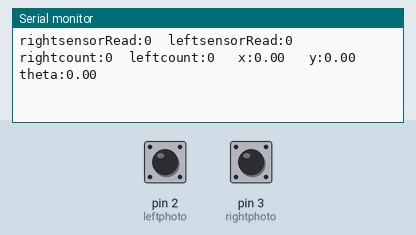
Bench run of a sketch on a simulated Arduino Uno, built with avr-gcc and run on an emulated ATmega328P. Shown: the last lines printed to the serial monitor. The test bench sets the inputs (shaded band); at power-on: pin 2 (leftphoto) LOW, pin 3 (rightphoto) LOW.

Above: at 1.2 s.
1.3 s: pin 2 (leftphoto) pulled HIGH for 0.15 s
At 2.3 s:
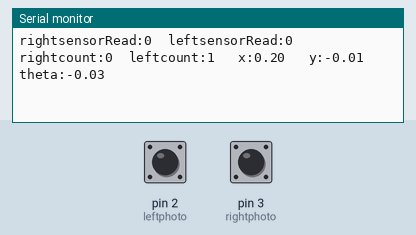
4.4 s: pin 3 (rightphoto) pulled HIGH for 0.15 s
At 4.9 s:
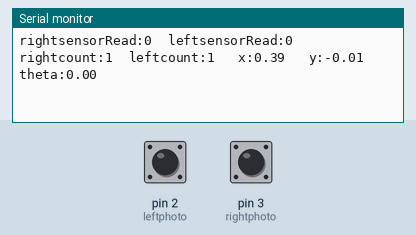
7.5 s: pin 2 (leftphoto) pulled HIGH for 1 s
At 8.6 s:
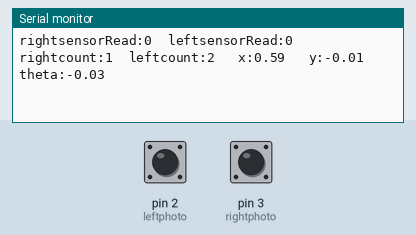
11.5 s: pin 3 (rightphoto) pulled HIGH for 1 s
At 12.2 s:
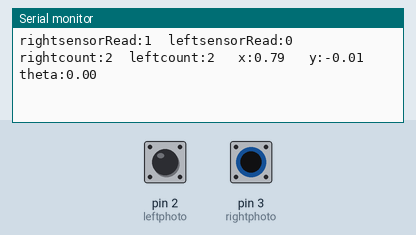
15.5 s: pin 2 (leftphoto) pulled HIGH for 0.15 s
At 16.0 s:
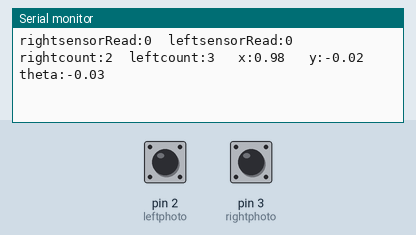
18.6 s: pin 3 (rightphoto) pulled HIGH for 0.15 s
Timing chart, 0 to 19.2 s (numbered marks = the images above; inputs shaded):
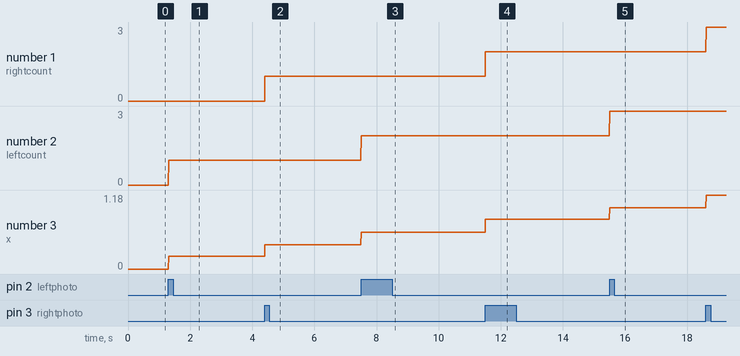

Measured:
- after the input at 1.3 s, the serial monitor: prints a new line at once (image 1)
- after the input at 4.4 s, the serial monitor: prints a new line at once (image 2)
- after the input at 7.5 s, the serial monitor: prints a new line at once (image 3)
- after the input at 11.5 s, the serial monitor: prints a new line at once (image 4)
- after the input at 15.5 s, the serial monitor: prints a new line at once (image 5)
- plotted number 2: 0 → 1 after the input at 1.3 s, 1 → 2 after the input at 7.5 s, 2 → 3 after the input at 15.5 s
- plotted number 3: 0 → 0.2 after the input at 1.3 s, 0.2 → 0.39 after the input at 4.4 s, 0.39 → 0.59 after the input at 7.5 s, 0.59 → 0.79 after the input at 11.5 s, 0.79 → 0.98 after the input at 15.5 s

The sketch:

measure_distance.ino
```cpp
#include <util/atomic.h>
#define leftphoto 2
#define rightphoto 3
volatile long leftcounti = 0;
volatile long rightcounti = 0;
float leftphi = 0;
float rightphi = 0;
float d_leftphi = 0;
float d_rightphi = 0;
float last_leftphi = 0;
float last_rightphi = 0;
float leftdisplacement = 0;
float rightdisplacement = 0;
float wheelradius = 1.5;
float wheeldistance = 14.88;
long  leftsensorRead = 0;
long  rightsensorRead = 0;
double x = 0,y = 0,theta = 0;
unsigned long right_time = 0;
unsigned long last_right_time = 0;
unsigned long left_time = 0;
unsigned long last_left_time = 0;
unsigned long time = 0;
void setup() {
  Serial.begin(115200);
  pinMode(leftphoto, INPUT);
  pinMode(rightphoto, INPUT);
  attachInterrupt(digitalPinToInterrupt(rightphoto),rightcount,RISING);
  attachInterrupt(digitalPinToInterrupt(leftphoto),leftcount,RISING);
}

void loop() {
  // wheel distance
  leftsensorRead = digitalRead(leftphoto);
  rightsensorRead = digitalRead(rightphoto);
  Serial.print("rightsensorRead:");
  Serial.print(rightsensorRead);
  Serial.print("\tleftsensorRead:");
  Serial.print(leftsensorRead);
  long left_count = 0;
  long right_count = 0;
  ATOMIC_BLOCK(ATOMIC_RESTORESTATE) {
    right_count = rightcounti;
    left_count = leftcounti;
  }
  Serial.print("\trightcount:");
  Serial.print(rightcounti);
  Serial.print("\tleftcount:");
  Serial.print(leftcounti);
  if (millis() - time >= 1){
    rightphi = right_count * 2.0 * PI / 24.0;
    leftphi = left_count * 2.0 * PI / 24.0;
    d_rightphi = rightphi - last_rightphi;
    d_leftphi =  leftphi - last_leftphi;
    theta += (wheelradius*d_rightphi/ (wheeldistance) ) - (wheelradius * d_leftphi/ (wheeldistance) );
    x += cos(theta) * (wheelradius*d_rightphi/2.0 + wheelradius*d_leftphi/2.0);
    y += sin(theta) * (wheelradius*d_rightphi/2.0 + wheelradius*d_leftphi/2.0);
    time = millis();

    last_rightphi = rightphi;
    last_leftphi =  leftphi;
  }

  Serial.print("\t x:");
  Serial.print(x);
  Serial.print("\t y:");
  Serial.print(y);
  Serial.print("\t theta:");
  Serial.println(theta);
}
void rightcount(){
  right_time = millis();
  if (right_time - last_right_time >= 50) {
    rightcounti++;
  }
  last_right_time = right_time;
}
void leftcount(){
  left_time = millis();
  if (left_time - last_left_time >= 50) {
    leftcounti++;
  }
  last_left_time = left_time;
}
```
